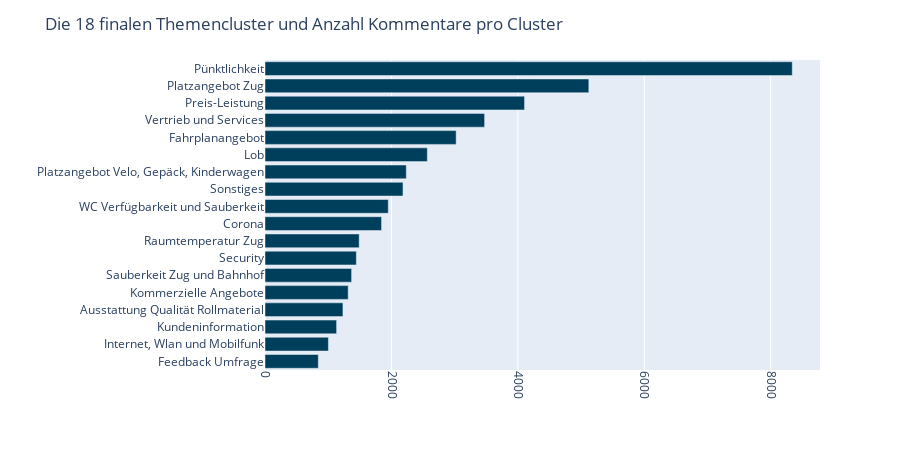

Write notebook code for a chart like this one.
### Code cell
import plotly.express as px
import plotly.io as pio

fig = px.bar(df_print_2.sort_values('Count', ascending=True),
    y='CustomName', 
    x='Count',
    opacity = 1,
    color_discrete_sequence =color_discrete_sequence
                 )

fig.update_layout(
    title="Die 18 finalen Themencluster und Anzahl Kommentare pro Cluster",
    xaxis_title='',
    yaxis_title='',
    xaxis=dict(tickangle=90),
    width=900, 
    height=450,
    legend_title="")

fig.show()

pio.write_image(fig,"../../exports/images/fig-18-Themencluster-expertenreview_outlier_reduced.svg") #save fig as svg

### Figure 1 — Plotly figure (JSON) as saved in the notebook; plotly's stock layout.template omitted (floating-point values rounded to 4 significant figures)
{"data": [{"alignmentgroup": "True", "hovertemplate": "Count=%{x}<br>CustomName=%{y}<extra></extra>", "legendgroup": "", "marker": {"color": "#003f5c", "opacity": 1, "pattern": {"shape": ""}}, "name": "", "offsetgroup": "", "orientation": "h", "showlegend": false, "textposition": "auto", "type": "bar", "x": [843, 1003, 1133, 1233, 1316, 1370, 1445, 1490, 1844, 1950, 2183, 2235, 2568, 3024, 3474, 4106, 5123, 8341], "xaxis": "x", "y": ["Feedback Umfrage", "Internet, Wlan und Mobilfunk", "Kundeninformation", "Ausstattung Qualität Rollmaterial", "Kommerzielle Angebote", "Sauberkeit Zug und Bahnhof", "Security", "Raumtemperatur Zug", "Corona", "WC Verfügbarkeit und Sauberkeit", "Sonstiges", "Platzangebot Velo, Gepäck, Kinderwagen", "Lob", "Fahrplanangebot", "Vertrieb und Services", "Preis-Leistung", "Platzangebot Zug", "Pünktlichkeit"], "yaxis": "y"}], "layout": {"barmode": "relative", "height": 450, "legend": {"title": {"text": ""}, "tracegroupgap": 0}, "margin": {"t": 60}, "title": {"text": "Die 18 finalen Themencluster und Anzahl Kommentare pro Cluster"}, "width": 900, "xaxis": {"anchor": "y", "domain": [0, 1], "tickangle": 90, "title": {"text": ""}}, "yaxis": {"anchor": "x", "domain": [0, 1], "title": {"text": ""}}}}
